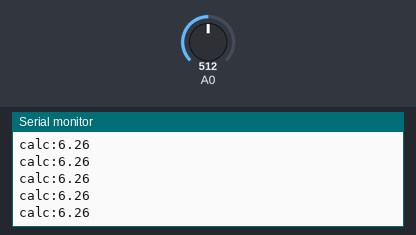
The sketch below on a simulated Arduino Uno, built with avr-gcc and run on an emulated ATmega328P. On the bench: the last lines printed to the serial monitor. Inputs (shaded band) come from the test bench; at power-on: A0 = 512.

Above: at 4.2 s.
4.3 s: A0 set to 829
At 4.8 s:
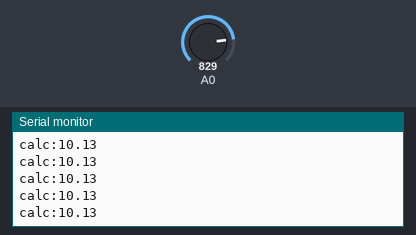
5.8 s: A0 set to 803
At 6.8 s:
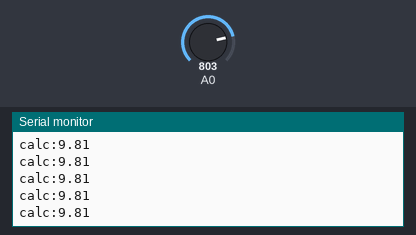
Timing chart, 0 to 8.8 s (numbered marks = the images above; inputs shaded):
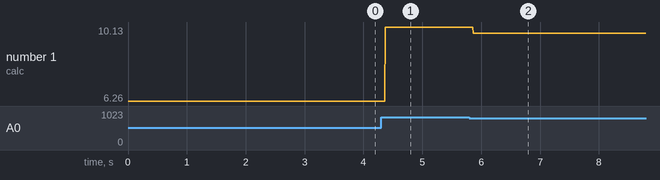

Measured:
- after the input at 4.3 s, the serial monitor: prints a new line after 0.07 s (image 1)
- after the input at 5.8 s, the serial monitor: prints a new line after 0.07 s (image 2)
- plotted number 1: 6.26 → 10.13 after the input at 4.3 s, 10.13 → 9.81 after the input at 5.8 s

The sketch:

control.ino
```cpp
#include <avr/io.h>

#define UD 2
#define CLOCK 10 //変えないで
#define GAIN 200

//unsigned int frq = 980; // 周波数
//float duty = 0.5; //指定したいデューティ比

void setup() {
//  pinMode(CLOCK, OUTPUT); //clock出力
//  pinMode(UD, OUTPUT); //ud出力
//  pinMode(11,OUTPUT);//cs出力
  Serial.begin(9600);
}
void loop() {
  float current;
  int icin = analogRead(A0);
//  Serial.print("icin:"); Serial.println(icin);
  current = icin *5.0 / 1023.0 / GAIN / 0.002;
  Serial.print("calc:"); Serial.println(current);

  // モード指定
//  TCCR1A = 0b00100001;
//  TCCR1B = 0b00010010;
//
//  OCR1A = (unsigned int)(1000000 / frq);//TOP値指定
//  OCR1B = (unsigned int)(1000000 / frq * duty);//Duty比指定
//
//  if (current < 4.50) { //5A以下
//    upVolume();
//  }
//  if (current > 4.50) { //5A以上
//    downVolume();
//  }
}
//void upVolume() {
//  digitalWrite(CLOCK, HIGH);
//  digitalWrite(UD, HIGH);
//  digitalWrite(CLOCK, LOW);
//}
//void downVolume() {
//  digitalWrite(CLOCK, HIGH);
//  digitalWrite(UD, LOW);
//  digitalWrite(CLOCK, LOW);
//}
```
